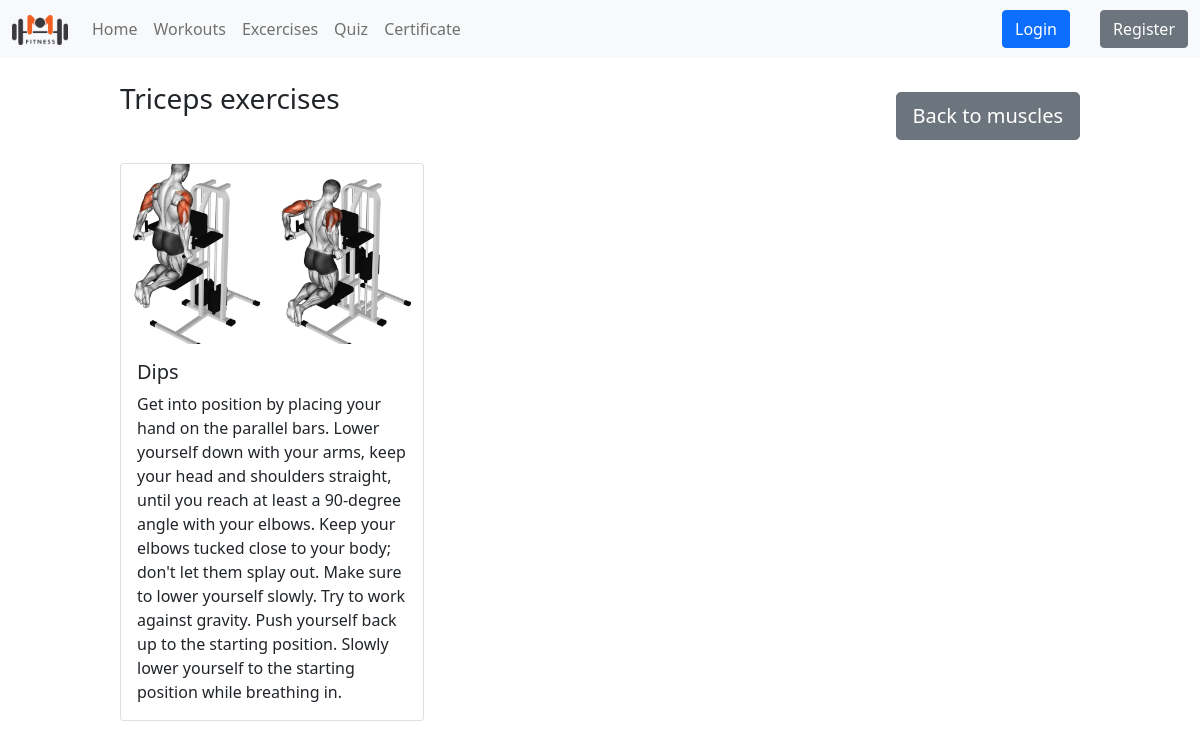
Screenshot of /exercises/Triceps with the database file from the repository.
### app/models.py (models this page shows, shortened)
class Muscle(models.Model):
    name = models.CharField(max_length=200,unique=True)
    image = models.ImageField(upload_to='uploads/',blank=True,null=True)

class Exercise(models.Model):
    name = models.CharField(max_length=200)
    splits = models.ManyToManyField(Split)
    description = models.TextField()
    muscle = models.ManyToManyField(Muscle,related_name='muscle_id')
    image = models.ImageField(upload_to='uploads/',blank=True,null=True)

### app/views.py (the view)
# urls.py: path('exercises/<str:name>',muscle_view,name='muscle'),
def muscle_view(request,name):
    muscle = get_object_or_404(Muscle,name=name)
    return render(request,'muscle.html',{'muscle':muscle})

### app/templates/muscle.html
{% extends 'base.html' %}
{% block content %}
<div style="margin-left:10%; margin-right:10%; margin-top: 2%; padding-bottom: 20px;">
    <div style="position: relative;">
        <h3 style="margin-bottom: 5%;">
            {{ muscle.name }} exercises<br>
        </h3>
        <a href="{% url 'exercises' %}" style="position: absolute; top:10px; right:0px">
            <button type="button" class="btn btn-secondary btn-lg">Back to muscles</button></a>
    </div>
    <div class="row row-cols-3 row-cols-md-3 g-4">
        {% for exercise in muscle.muscle_id.all %}
        <div class="col">
                <div class="card">
                    <img src="{{ exercise.image.url }}" class="card-img-top" alt="..." style="width: 100%;height: 15vw;object-fit: cover;">
                    <div class="card-body">
                        <h5 class="card-title">{{ exercise.name }}</h5>
                        <p class="card-text">{{ exercise.description }}</p>
                    </div>
                </div>
        </div>
        {% endfor %}
    </div>
</div>
{% endblock %}

### rows the page displays
Muscle: name "Triceps"
Exercise: image (picture), name "Dips", description "Get into position by placing your hand on the parallel bars. Lower yourself down with your arms, keep your head and shoulders straight, until you reach at least a 90-degree angle with your elbows. Keep your elbows tucked close to your body; don't let them splay out. Make sure to lower yourself slowly. Try to work against gravity. Push yourself back up to the starting position. Slowly lower yourself to the starting position while breathing in."
